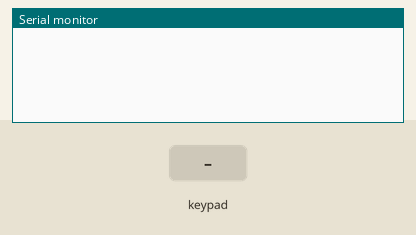
The sketch below on a simulated Arduino Uno, built with avr-gcc and run on an emulated ATmega328P. On the bench: the last lines printed to the serial monitor. The test bench sets the inputs (shaded band).

Above: at 1.2 s.
1.3 s: key '#' pressed
At 1.8 s:
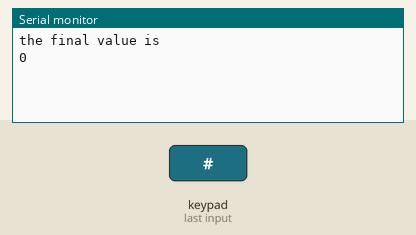
2.8 s: keypad keys 9 8 7 6 # pressed 0.4 s apart
At 5.3 s:
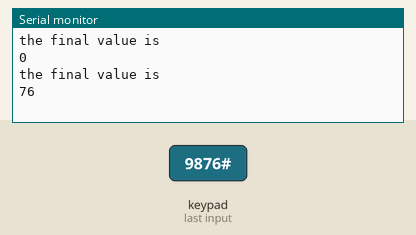
6.3 s: keypad keys 5 4 3 # pressed 0.4 s apart
At 8.7 s:
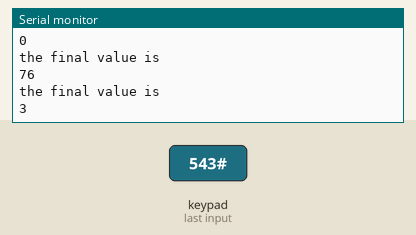

Measured:
- after the input at 1.3 s, the serial monitor: prints a new line at once (image 1)
- after the input at 2.8 s, the serial monitor: prints a new line after 1.6 s (image 2)
- after the input at 6.3 s, the serial monitor: prints a new line after 1.2 s (image 3)

The sketch:

keypad_control_WORKS.ino
```cpp
#include <Keypad.h>

char key;
const byte MAX_INDEX = 2;
unsigned char arrayIndex = 0;
char array[MAX_INDEX];
int output;

const byte ROWS = 4;
const byte COLS = 3;

char hexaKeys[ROWS][COLS] = {
  {'1', '2', '3'},
  {'4', '5', '6'},
  {'7', '8', '9'},
  {'*', '0', '#'}
};

byte rowPins[ROWS] = {9, 8, 7, 6};
byte colPins[COLS] = {5, 4, 3};

Keypad keypad = Keypad(makeKeymap(hexaKeys), rowPins, colPins, ROWS, COLS);

void setup()
{
  Serial.begin(9600);
}

void loop()
{
  key = keypad.getKey();
  if (key >= '0' && key <= '9'){
    array[arrayIndex] = key;
    if (arrayIndex != MAX_INDEX && key !='#'){
      arrayIndex++;
    }
    array[arrayIndex] = '\0';  //terminate the string
    output = atoi(array);
  }
  else if (key == '#'){
    array[2] = 0;
    Serial.println("the final value is");
    Serial.println(output);
  }
}
```
